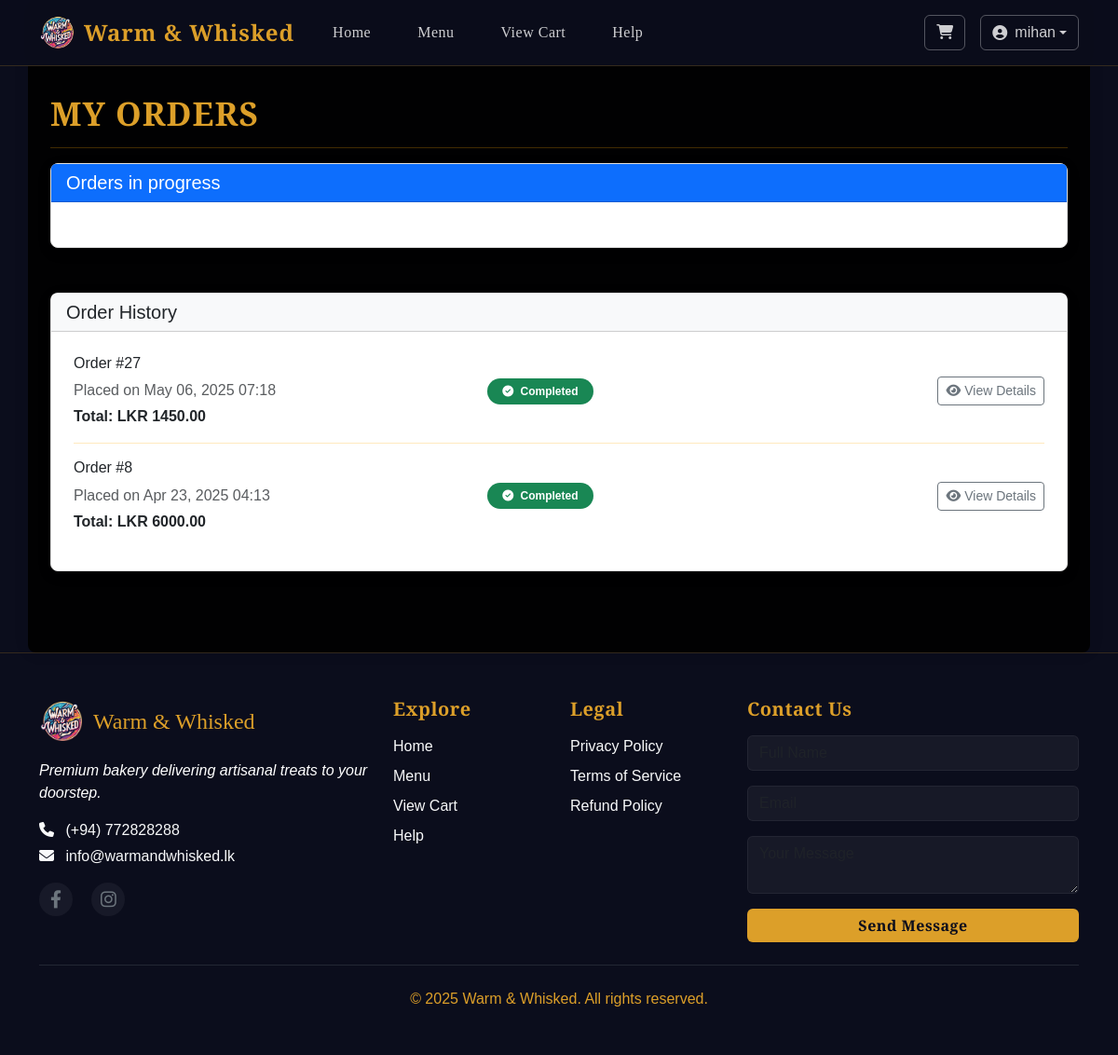
Page /my-orders/ (signed in) on the earlier database version.
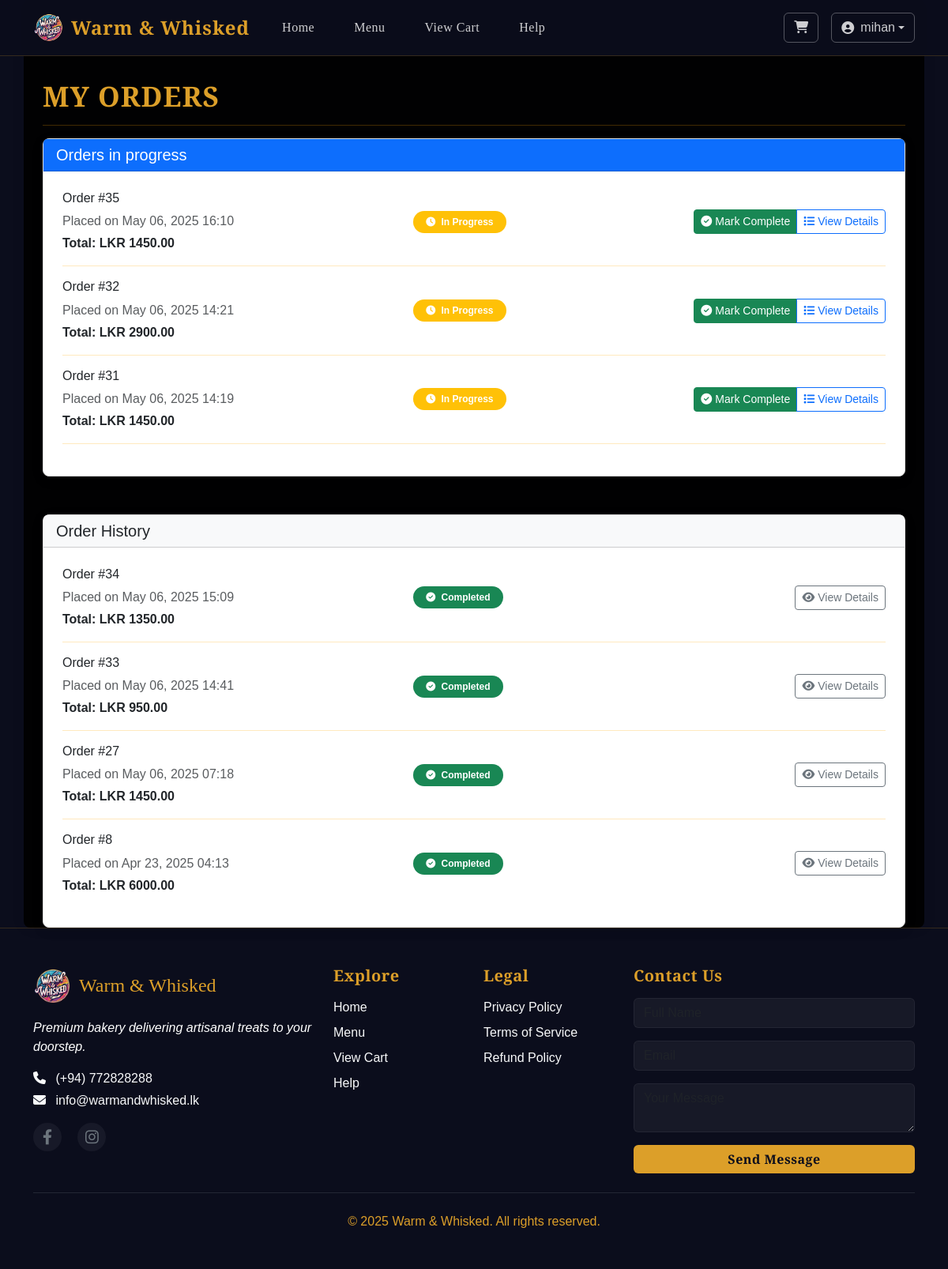
Same page on the later database version.
### orders/models.py (models this page shows, shortened)
class Order(models.Model):
    ORDER_STATUS = (
        ('preparing', 'In Progress'),
        ('ready', 'Ready'),
        ('completed', 'Completed'),
        ('cancelled', 'Cancelled'),
    )
    user = models.ForeignKey(User, on_delete=models.CASCADE)
    created_at = models.DateTimeField(auto_now_add=True)
    status = models.CharField(max_length=20, choices=ORDER_STATUS, default='preparing')
    total = models.DecimalField(max_digits=8, decimal_places=2)
    delivery_address = models.TextField()
    contact_number = models.CharField(max_length=15)
    cancelled_at = models.DateTimeField(null=True, blank=True)
    class Meta:
        ordering = ['-created_at']
    @property
    def can_cancel(self):
        return (self.status in ['preparing', 'ready'] and
                timezone.now() <= self.created_at + timedelta(minutes=5))

### orders/views.py (the view)
# urls.py: path('my-orders/', views.order_tracking, name='order_tracking'),  # Changed path
@login_required
def order_tracking(request):
    orders = Order.objects.filter(user=request.user).order_by('-created_at')
    return render(request, 'orders/my_orders/order_tracking.html', {
        'orders': orders,
        'now': timezone.now()
    })

### orders/templates/orders/my_orders/order_tracking.html (shortened to what the changed rows need)
{% extends 'orders/pages/base.html' %}
{% block content %}
<div class="container" style="padding-top: 60px;">
    <h2 style="font-family: 'Cormorant Garamond';
            font-weight: 600;
            font-size: 2.2rem;
            color: #dc9f29;
            letter-spacing: 1px;
            margin: 20px 0 15px;
            text-transform: uppercase;
            " >My Orders</h2><hr>
    <div class="card mb-4">
        <div class="card-body">
            {% for order in orders %}
                {% if order.status != 'completed' and order.status != 'cancelled' %}
                <div class="row mb-3 align-items-center">
                    <div class="col-md-5">
                        <h6>Order #{{ order.id }}</h6>
                        <p class="mb-1 text-muted">Placed on {{ order.created_at|date:"M d, Y H:i" }}</p>
                        <p class="mb-0"><strong>Total: LKR {{ order.total }}</strong></p>
                    </div>
                    <div class="col-md-3">
                        <span class="badge rounded-pill bg-{% if order.status == 'ready' %}success{% elif order.status == 'preparing' %}warning{% else %}secondary{% endif %} py-2 px-3">
                            <i class="fas fa-{% if order.status == 'ready' %}check-circle{% elif order.status == 'preparing' %}clock{% else %}info-circle{% endif %} me-1"></i>
                            {{ order.get_status_display }}
                        </span>
                    </div>
                    <div class="col-md-4 text-end">
                        <div class="btn-group" role="group">
                            {% if order.status == 'preparing' %}
                            <a href="{% url 'complete_order' order.id %}" class="btn btn-success btn-sm">
                                <i class="fas fa-check-circle me-1"></i>Mark Complete
                            </a>
                            {% endif %}
                            <button class="btn btn-outline-primary btn-sm"
                                    data-bs-toggle="modal"
                                    data-bs-target="#orderModal"
                                    onclick="loadOrderDetails({{ order.id }})">
                                <i class="fas fa-list me-1"></i>View Details
                            </button>
                        </div>
                    </div>
                </div>
                {% if not forloop.last %}<hr>{% endif %}
                {% endif %}
            {% empty %}
                <div class="text-center py-3">
                    <i class="fas fa-inbox fa-3x text-muted mb-3"></i>
                    <p class="text-muted">No orders in progress</p>
                </div>
            {% endfor %}
        </div>
    </div><br>
    <div class="card">
        <div class="card-body">
            {% for order in orders %}
                {% if order.status == 'completed' or order.status == 'cancelled' %}
                <div class="row mb-3 align-items-center">
                    <div class="col-md-5">
                        <h6>Order #{{ order.id }}</h6>
                        <p class="mb-1 text-muted">Placed on {{ order.created_at|date:"M d, Y H:i" }}</p>
                        <p class="mb-0"><strong>Total: LKR {{ order.total }}</strong></p>
                    </div>
                    <div class="col-md-3">
                        <span class="badge rounded-pill bg-{% if order.status == 'completed' %}success{% else %}danger{% endif %} py-2 px-3">
                            <i class="fas fa-{% if order.status == 'completed' %}check-circle{% else %}times-circle{% endif %} me-1"></i>
                            {{ order.get_status_display }}
                        </span>
                    </div>
                    <div class="col-md-4 text-end">
                        <button class="btn btn-outline-secondary btn-sm"
                                data-bs-toggle="modal"
                                data-bs-target="#orderModal"
                                onclick="loadOrderDetails({{ order.id }})">
                            <i class="fas fa-eye me-1"></i>View Details
                        </button>
                    </div>
                </div>
                {% if not forloop.last %}<hr>{% endif %}
                {% endif %}
            {% empty %}
                <div class="text-center py-3">
                    <i class="fas fa-inbox fa-3x text-muted mb-3"></i>
                    <p class="text-muted">No past orders</p>
                </div>
            {% endfor %}
        </div>
    </div>
</div>
{% endblock %}

Differences in the rows shown:
added Order: id "35", created_at "May 06, 2025 16:10", total "1450.00", status "In Progress", shows "Mark Complete", shown under "Orders in progress"
added Order: id "32", created_at "May 06, 2025 14:21", total "2900.00", status "In Progress", shows "Mark Complete", shown under "Orders in progress"
added Order: id "31", created_at "May 06, 2025 14:19", total "1450.00", status "In Progress", shows "Mark Complete", shown under "Orders in progress"
added Order: id "34", created_at "May 06, 2025 15:09", total "1350.00", status "Completed", shown under "Order History"
added Order: id "33", created_at "May 06, 2025 14:41", total "950.00", status "Completed", shown under "Order History"
